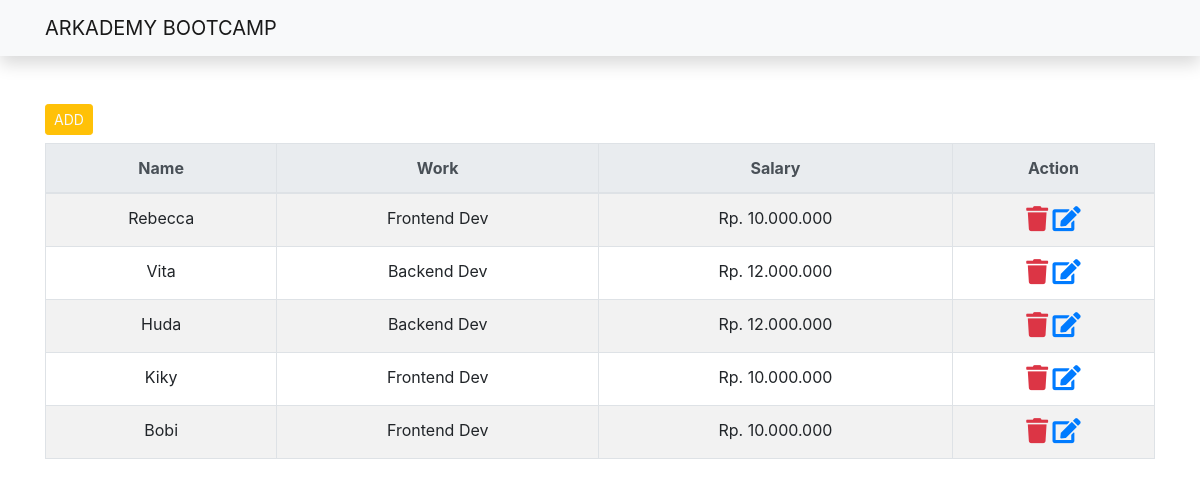
The page / on the database its author committed.
### tables this page shows
CREATE TABLE `name` (
  `id` int(11) NOT NULL,
  `Name` varchar(50) NOT NULL,
  `id_work` int(11) NOT NULL,
  `id_salary` int(11) NOT NULL
);

CREATE TABLE `work` (
  `id` int(11) NOT NULL,
  `name` varchar(50) NOT NULL,
  `id_salary` int(11) NOT NULL
);

CREATE TABLE `category` (
  `id` int(11) NOT NULL,
  `salary` int(11) NOT NULL
);

### fungsi.php (called while the page is built, shortened)
<?php
$conn = new mysqli('localhost', 'root', '', 'bootcamp');
function TampilName()
{
    global $conn;
    $query = ('SELECT name.id,name.Name ,name.id_work,name.id_salary, work.name, category.salary FROM name JOIN work ON name.id_work = work.id JOIN category ON name.id_salary = category.id
    ');
    $tampil = $conn->query($query);
    $rows = [];
    while ($row = $tampil->fetch_assoc()) {
        $rows[] = $row;
    }
    return $rows;
}

### edit.php (the view, shortened to what this page needs)
<a href="#ubah<?= $d['id'] ?>" class="text-blue" data-toggle="modal" data-target="#ubah<?= $d['id'] ?>">
    <i class="fas fa-edit    " style="font-size:25px"></i>
</a>

### index.php (shortened to what this page needs)
<?php
require('fungsi.php');
$data = TampilName();
?>
<!DOCTYPE html>
<html lang="en">
<head>
    <link rel="stylesheet" href="https://cdnjs.cloudflare.com/ajax/libs/font-awesome/5.9.0/css/all.css">
    <link rel="stylesheet" href="assets/css/bootstrap.css">
</head>
<body>
    <nav class="navbar shadow navbar-expand-sm navbar-light bg-light">
        <div class="container">
            <a class="navbar-brand" href="#">ARKADEMY BOOTCAMP</a>
        </div>
    </nav>
    <div class="container mt-5">
        <div class="row justify-content-center">
            <div class="col-12">
                <?php require('add.php'); ?>
            </div>
        </div>
        <div class="row">
            <div class="col-12">
                <table class="table table-bordered text-center table-striped mt-2">
                    <thead class=" thead-light">
                        <tr>
                            <th>Name</th>
                            <th>Work</th>
                            <th>Salary</th>
                            <th>Action</th>
                        </tr>
                    </thead>
                    <tbody>
                        <?php foreach ($data as $d) : ?>
                            <tr>
                                <td><?= $d['Name'] ?></td>
                                <td><?= $d['name'] ?></td>
                                <td><?= 'Rp. ' . str_replace(',', '.', number_format($d['salary'])) ?></td>
                                <td>
                                    <?php require('del.php'); ?>
                                    <?php require('edit.php'); ?>
                                </td>
                            </tr>
                        <?php endforeach; ?>
                    </tbody>
                </table>
            </div>
        </div>
    </div>
</body>
</html>

### add.php (shortened to what this page needs)
<button type="button" class="btn text-light btn-warning btn-sm" data-toggle="modal" data-target="#tambah">
    ADD
</button>

### del.php (shortened to what this page needs)
<a href="" class=" text-danger" data-toggle="modal" data-target="#del<?= $d['id'] ?>">
    <i class="fas fa-trash    " style="font-size:25px;"></i>
</a>

### rows shown on the page
name: Name "Rebecca", id_work.name "Frontend Dev", id_salary.salary "10.000.000"
name: Name "Vita", id_work.name "Backend Dev", id_salary.salary "12.000.000"
name: Name "Huda", id_work.name "Backend Dev", id_salary.salary "12.000.000"
name: Name "Kiky", id_work.name "Frontend Dev", id_salary.salary "10.000.000"
name: Name "Bobi", id_work.name "Frontend Dev", id_salary.salary "10.000.000"
